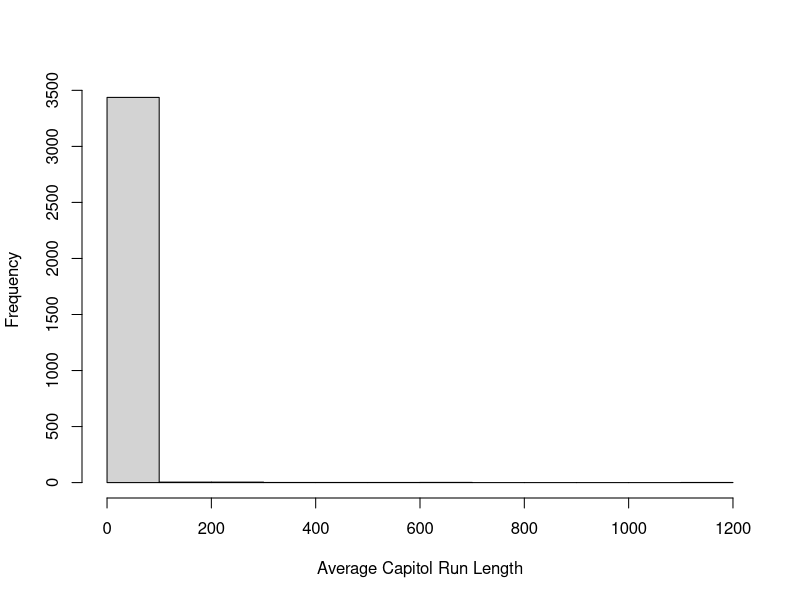

This chart was generated by the following R code:
library(caret)
library(kernlab)
data(spam)

inTrain <- createDataPartition(y = spam$type, p = 0.75, list = FALSE)

training <- spam[inTrain, ]
testing <- spam[-inTrain, ]
hist(training$capitalAve, main = "", xlab = "Average Capitol Run Length")

mean(training$capitalAve)
sd(training$capitalAve)

# Standardizing 
trainCapAve <- training$capitalAve
trainCapAveS <- (trainCapAve - mean(trainCapAve)) / sd(trainCapAve)
mean(trainCapAveS)
sd(trainCapAveS)

# When we apply to test model, use same parameters as training!
testCapAve <- testing$capitalAve
testCapAveS <- (testCapAve - mean(trainCapAve)) / sd(trainCapAve)
mean(testCapAveS)
sd(testCapAveS)

# The preprocess function helps
preObj <- preProcess(training[,-58], method = c("center", "scale"))
trainCapAveS <- predict(preObj, training[,-58])$capitalAve
mean(trainCapAveS)
sd(trainCapAveS)

# Checking out the preProcess function without eliminating outcome variable
preObj <- preProcess(training, method = c("center", "scale"))
trainCapAveS <- predict(preObj, training)$capitalAve
mean(trainCapAveS)
sd(trainCapAveS)
